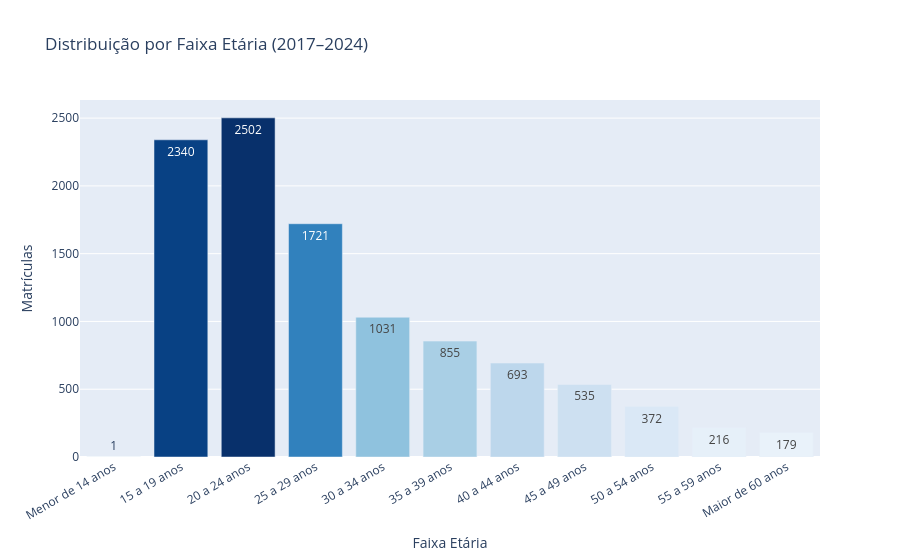

Write notebook code for a chart like this one.
### Code cell
# 12: Distribuição por faixa etária
# reindex() garante que as barras apareçam na ordem cronológica correta

etaria_df = (
    df_dados_tratados["Faixa Etária"]
    .value_counts()
    .reindex(faixas_presentes)
    .reset_index()
)
etaria_df.columns = ["Faixa Etária", "Qtd"]

fig_g21 = px.bar(
    etaria_df,
    x="Faixa Etária",
    y="Qtd",
    color="Qtd",
    color_continuous_scale="Blues",
    text_auto=True,
    title="Distribuição por Faixa Etária (2017–2024)",
    labels={"Qtd": "Matrículas"},
)
fig_g21.update_layout(coloraxis_showscale=False, xaxis_tickangle=-30)
fig_g21.show()

### Figure 1 — Plotly figure (JSON) as saved in the notebook; plotly's stock layout.template omitted (floating-point values rounded to 4 significant figures)
{"data": [{"hovertemplate": "Faixa Etária=%{x}<br>Matrículas=%{marker.color}<extra></extra>", "legendgroup": "", "marker": {"color": [1, 2340, 2502, 1721, 1031, 855, 693, 535, 372, 216, 179], "coloraxis": "coloraxis", "pattern": {"shape": ""}}, "name": "", "orientation": "v", "showlegend": false, "textposition": "auto", "texttemplate": "%{y}", "type": "bar", "x": ["Menor de 14 anos", "15 a 19 anos", "20 a 24 anos", "25 a 29 anos", "30 a 34 anos", "35 a 39 anos", "40 a 44 anos", "45 a 49 anos", "50 a 54 anos", "55 a 59 anos", "Maior de 60 anos"], "xaxis": "x", "y": [1, 2340, 2502, 1721, 1031, 855, 693, 535, 372, 216, 179], "yaxis": "y"}], "layout": {"barmode": "relative", "coloraxis": {"colorbar": {"title": {"text": "Matrículas"}}, "colorscale": [[0, "rgb(247,251,255)"], [0.125, "rgb(222,235,247)"], [0.25, "rgb(198,219,239)"], [0.375, "rgb(158,202,225)"], [0.5, "rgb(107,174,214)"], [0.625, "rgb(66,146,198)"], [0.75, "rgb(33,113,181)"], [0.875, "rgb(8,81,156)"], [1, "rgb(8,48,107)"]], "showscale": false}, "legend": {"tracegroupgap": 0}, "title": {"text": "Distribuição por Faixa Etária (2017–2024)"}, "xaxis": {"anchor": "y", "domain": [0, 1], "tickangle": -30, "title": {"text": "Faixa Etária"}}, "yaxis": {"anchor": "x", "domain": [0, 1], "title": {"text": "Matrículas"}}}}
